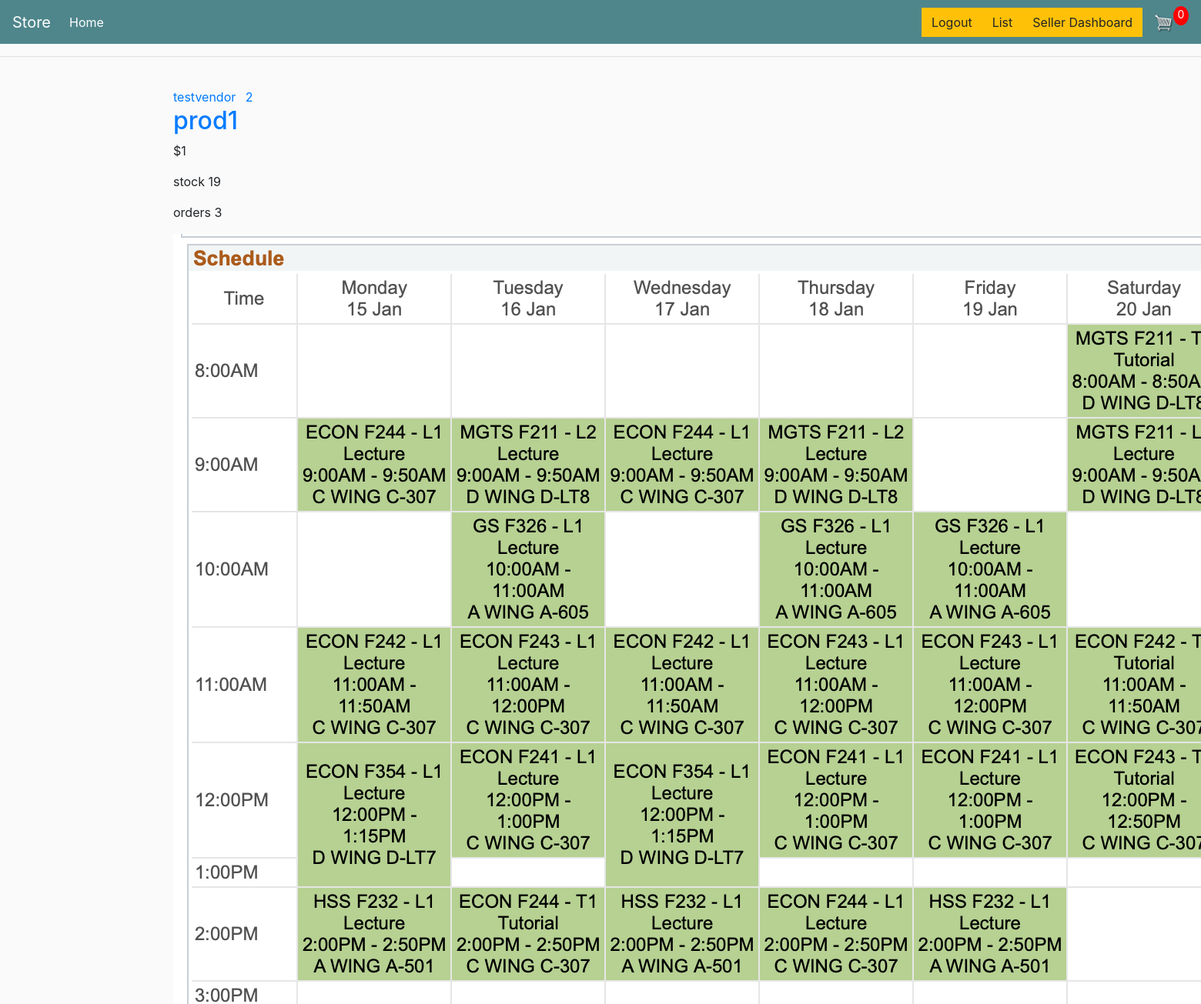
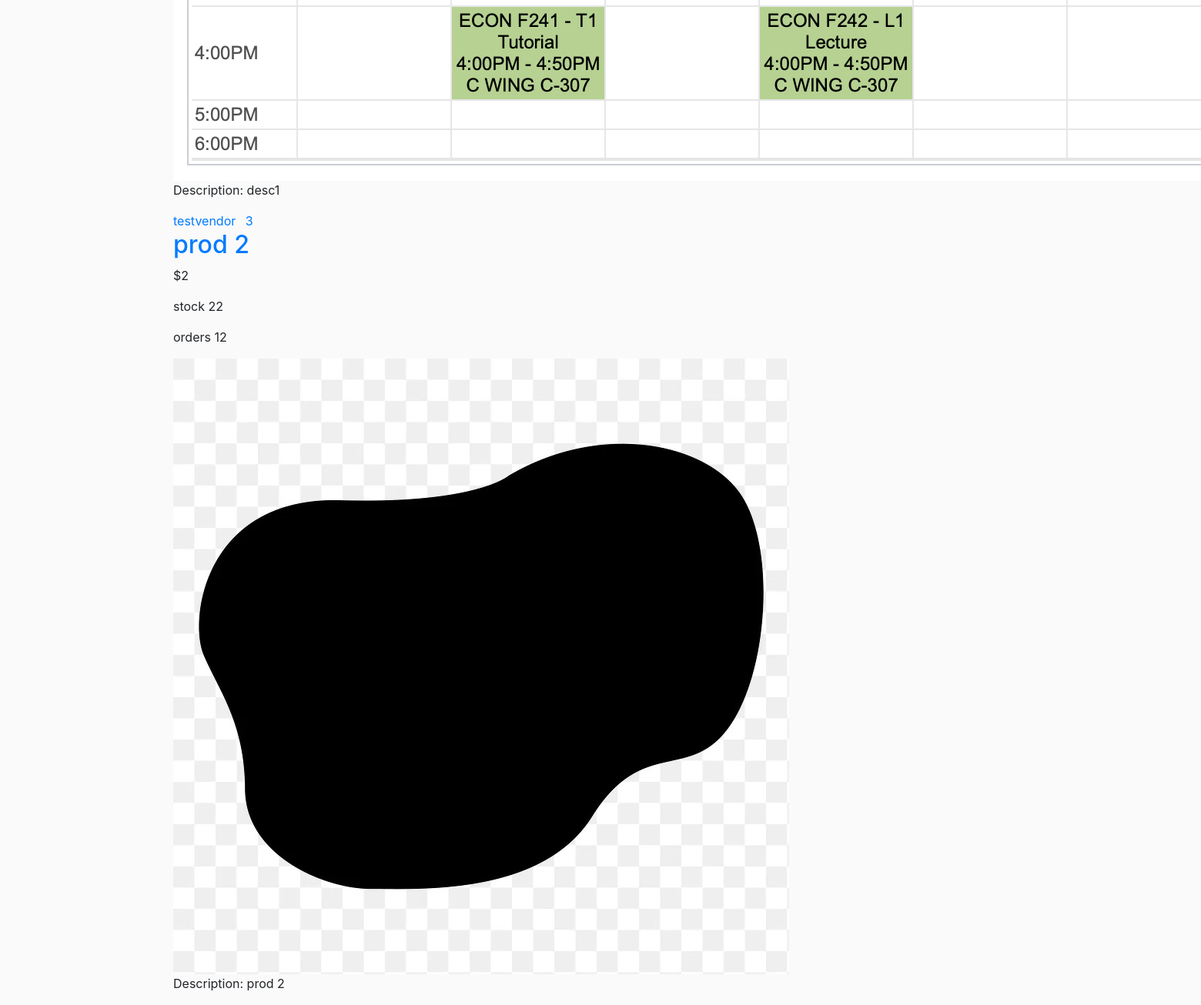
/sellerdashboard/ (signed in), run on the app's committed database (2 pictures, top to bottom).
### store/models.py (models this page shows, shortened)
class Product(models.Model):
    title = models.CharField(max_length=100, null=True)
    image = models.ImageField(upload_to='prod_pics')
    description = models.TextField(max_length=400, default="")
    price = models.IntegerField()
    seller = models.ForeignKey(CustomUser, on_delete=models.CASCADE, blank=True, null=True)
    quantity = models.IntegerField(default=0)
    orders = models.IntegerField(default=0)

### users/models.py (models this page shows, shortened)
class CustomUser(AbstractBaseUser, PermissionsMixin):
    username = models.CharField(max_length=150, unique=True)
    email = models.EmailField(max_length=150, unique=True)
    is_staff = models.BooleanField(default=False)
    is_active = models.BooleanField(default=True)
    is_superuser = models.BooleanField(default=False)
    is_vendor = models.BooleanField(default=False)
    objects = CustomUserManager()
    USERNAME_FIELD = 'username'
    EMAIL_FIELD = 'email'
    REQUIRED_FIELDS = ['email']
    class Meta:
        verbose_name = 'CustomUser'
        verbose_name_plural = 'CustomUsers'
    def __str__(self):
        return self.username
    """
    @property
    def is_vendor(self):
        return self.is_vendor
    """

### store/views.py (the view)
# urls.py: path('sellerdashboard/', views.sellerdashboard, name='seller_dashboard'),
@login_required
def sellerdashboard(request):
    products= Product.objects.filter(seller=request.user)
    return render(request, 'store/sellerdashboard.html', {'products': products})

### store/templates/store/sellerdashboard.html
{% extends "store/main.html" %}
{% block content %}
    {% for product in products %}
        <article class="media content-section">
          <div class="media-body">
            <div class="article-metadata">
              <a class="mr-2" href="#">{{ product.seller }}</a>
              <a class="mr-2" href="#">{{ product.id }}</a>
            </div>
            <h2><a class="article-title" href="{% url 'product_detail' product.id %}">{{ product.title }}</a></h2>
            <p class="article-content">${{ product.price }}</p>
            <p class="article-content">stock {{ product.quantity }}</p>
            <p class="article-content">orders {{ product.orders }}</p>
            <img class="article-img" src="{{ product.image.url }}" alt="{{ product.title }}">
            <p class="article-content">Description:
               {{ product.description }}</p>
          </div>
        </article>
    {% endfor %}
{% endblock content %}

### static/css/main.css (style rules this page uses)
body { background-color: hsl(0, 0%, 98%); }
h1,h2,h3,h4,h5,h6 { color:hsl(0, 0%, 30%); }

### data on the page
Product: seller "testvendor", id "2", title "prod1", price "1", quantity "19", orders "3", image (picture), description "desc1"
Product: seller "testvendor", id "3", title "prod 2", price "2", quantity "22", orders "12", image (picture), description "prod 2"
